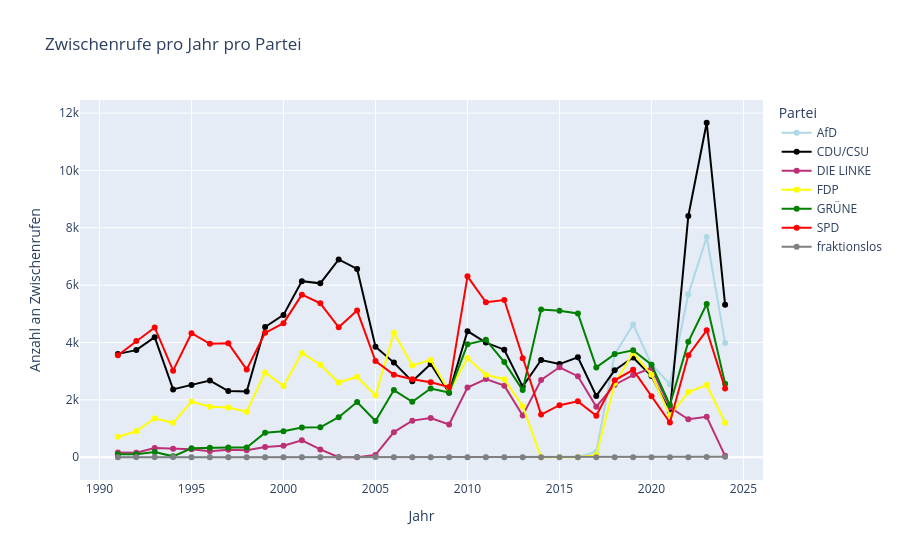

The notebook cell saved with this chart:
### Code cell
fig = px.line(interruptions_per_year_parties,
              x='year',
              y='interruptions',
              color='comment_party',
              title='Zwischenrufe pro Jahr pro Partei',
              labels={'year': 'Jahr', 'interruptions': 'Anzahl an Zwischenrufen', 'comment_party': 'Partei'},
              markers=True,
              color_discrete_map=party_colors)

fig.update_layout(hovermode='x unified')

fig.show()

### Figure 1 — Plotly figure (JSON) as saved in the notebook; plotly's stock layout.template omitted (floating-point values rounded to 4 significant figures)
{"data": [{"hovertemplate": "Partei=AfD<br>Jahr=%{x}<br>Anzahl an Zwischenrufen=%{y}<extra></extra>", "legendgroup": "AfD", "line": {"color": "lightblue", "dash": "solid"}, "marker": {"symbol": "circle"}, "mode": "lines+markers", "name": "AfD", "orientation": "v", "showlegend": true, "type": "scatter", "x": [1991, 1992, 1993, 1994, 1995, 1996, 1997, 1998, 1999, 2000, 2001, 2002, 2003, 2004, 2005, 2006, 2007, 2008, 2009, 2010, 2011, 2012, 2013, 2014, 2015, 2016, 2017, 2018, 2019, 2020, 2021, 2022, 2023, 2024], "xaxis": "x", "y": [0, 0, 0, 0, 0, 0, 0, 0, 0, 0, 0, 0, 0, 0, 0, 0, 0, 0, 0, 0, 0, 0, 0, 0, 0, 0, 190, 3586, 4631, 3236, 2549, 5681, 7679, 3986], "yaxis": "y"}, {"hovertemplate": "Partei=CDU/CSU<br>Jahr=%{x}<br>Anzahl an Zwischenrufen=%{y}<extra></extra>", "legendgroup": "CDU/CSU", "line": {"color": "black", "dash": "solid"}, "marker": {"symbol": "circle"}, "mode": "lines+markers", "name": "CDU/CSU", "orientation": "v", "showlegend": true, "type": "scatter", "x": [1991, 1992, 1993, 1994, 1995, 1996, 1997, 1998, 1999, 2000, 2001, 2002, 2003, 2004, 2005, 2006, 2007, 2008, 2009, 2010, 2011, 2012, 2013, 2014, 2015, 2016, 2017, 2018, 2019, 2020, 2021, 2022, 2023, 2024], "xaxis": "x", "y": [3604, 3736, 4187, 2365, 2523, 2674, 2306, 2290, 4541, 4963, 6141, 6065, 6897, 6565, 3856, 3300, 2647, 3252, 2248, 4397, 3999, 3751, 2464, 3390, 3249, 3484, 2138, 3033, 3479, 2833, 1587, 8411, 11664, 5316], "yaxis": "y"}, {"hovertemplate": "Partei=DIE LINKE<br>Jahr=%{x}<br>Anzahl an Zwischenrufen=%{y}<extra></extra>", "legendgroup": "DIE LINKE", "line": {"color": "#bd3075", "dash": "solid"}, "marker": {"symbol": "circle"}, "mode": "lines+markers", "name": "DIE LINKE", "orientation": "v", "showlegend": true, "type": "scatter", "x": [1991, 1992, 1993, 1994, 1995, 1996, 1997, 1998, 1999, 2000, 2001, 2002, 2003, 2004, 2005, 2006, 2007, 2008, 2009, 2010, 2011, 2012, 2013, 2014, 2015, 2016, 2017, 2018, 2019, 2020, 2021, 2022, 2023, 2024], "xaxis": "x", "y": [163, 160, 320, 296, 282, 211, 263, 241, 358, 402, 591, 273, 0, 0, 81, 876, 1277, 1366, 1143, 2430, 2728, 2497, 1459, 2692, 3137, 2828, 1763, 2531, 2865, 3113, 1744, 1324, 1412, 48], "yaxis": "y"}, {"hovertemplate": "Partei=FDP<br>Jahr=%{x}<br>Anzahl an Zwischenrufen=%{y}<extra></extra>", "legendgroup": "FDP", "line": {"color": "yellow", "dash": "solid"}, "marker": {"symbol": "circle"}, "mode": "lines+markers", "name": "FDP", "orientation": "v", "showlegend": true, "type": "scatter", "x": [1991, 1992, 1993, 1994, 1995, 1996, 1997, 1998, 1999, 2000, 2001, 2002, 2003, 2004, 2005, 2006, 2007, 2008, 2009, 2010, 2011, 2012, 2013, 2014, 2015, 2016, 2017, 2018, 2019, 2020, 2021, 2022, 2023, 2024], "xaxis": "x", "y": [713, 905, 1359, 1201, 1942, 1761, 1736, 1588, 2959, 2485, 3637, 3225, 2605, 2808, 2153, 4339, 3196, 3395, 2296, 3458, 2875, 2716, 1778, 0, 0, 0, 73, 2578, 3639, 2873, 1465, 2274, 2516, 1201], "yaxis": "y"}, {"hovertemplate": "Partei=GRÜNE<br>Jahr=%{x}<br>Anzahl an Zwischenrufen=%{y}<extra></extra>", "legendgroup": "GRÜNE", "line": {"color": "green", "dash": "solid"}, "marker": {"symbol": "circle"}, "mode": "lines+markers", "name": "GRÜNE", "orientation": "v", "showlegend": true, "type": "scatter", "x": [1991, 1992, 1993, 1994, 1995, 1996, 1997, 1998, 1999, 2000, 2001, 2002, 2003, 2004, 2005, 2006, 2007, 2008, 2009, 2010, 2011, 2012, 2013, 2014, 2015, 2016, 2017, 2018, 2019, 2020, 2021, 2022, 2023, 2024], "xaxis": "x", "y": [106, 104, 184, 32, 310, 333, 343, 339, 857, 906, 1036, 1043, 1396, 1927, 1262, 2343, 1933, 2399, 2256, 3937, 4096, 3318, 2342, 5151, 5110, 5013, 3132, 3598, 3730, 3227, 1825, 4024, 5344, 2563], "yaxis": "y"}, {"hovertemplate": "Partei=SPD<br>Jahr=%{x}<br>Anzahl an Zwischenrufen=%{y}<extra></extra>", "legendgroup": "SPD", "line": {"color": "red", "dash": "solid"}, "marker": {"symbol": "circle"}, "mode": "lines+markers", "name": "SPD", "orientation": "v", "showlegend": true, "type": "scatter", "x": [1991, 1992, 1993, 1994, 1995, 1996, 1997, 1998, 1999, 2000, 2001, 2002, 2003, 2004, 2005, 2006, 2007, 2008, 2009, 2010, 2011, 2012, 2013, 2014, 2015, 2016, 2017, 2018, 2019, 2020, 2021, 2022, 2023, 2024], "xaxis": "x", "y": [3559, 4051, 4525, 3019, 4326, 3957, 3973, 3061, 4337, 4676, 5670, 5368, 4530, 5115, 3353, 2878, 2719, 2614, 2447, 6309, 5404, 5484, 3455, 1489, 1815, 1949, 1445, 2684, 3049, 2128, 1212, 3560, 4426, 2401], "yaxis": "y"}, {"hovertemplate": "Partei=fraktionslos<br>Jahr=%{x}<br>Anzahl an Zwischenrufen=%{y}<extra></extra>", "legendgroup": "fraktionslos", "line": {"color": "grey", "dash": "solid"}, "marker": {"symbol": "circle"}, "mode": "lines+markers", "name": "fraktionslos", "orientation": "v", "showlegend": true, "type": "scatter", "x": [1991, 1992, 1993, 1994, 1995, 1996, 1997, 1998, 1999, 2000, 2001, 2002, 2003, 2004, 2005, 2006, 2007, 2008, 2009, 2010, 2011, 2012, 2013, 2014, 2015, 2016, 2017, 2018, 2019, 2020, 2021, 2022, 2023, 2024], "xaxis": "x", "y": [2, 6, 12, 5, 0, 0, 0, 0, 0, 0, 0, 1, 6, 8, 5, 0, 1, 0, 0, 0, 0, 0, 0, 0, 0, 0, 0, 2, 0, 1, 3, 4, 10, 17], "yaxis": "y"}], "layout": {"hovermode": "x unified", "legend": {"title": {"text": "Partei"}, "tracegroupgap": 0}, "title": {"text": "Zwischenrufe pro Jahr pro Partei"}, "xaxis": {"anchor": "y", "domain": [0, 1], "title": {"text": "Jahr"}}, "yaxis": {"anchor": "x", "domain": [0, 1], "title": {"text": "Anzahl an Zwischenrufen"}}}}
